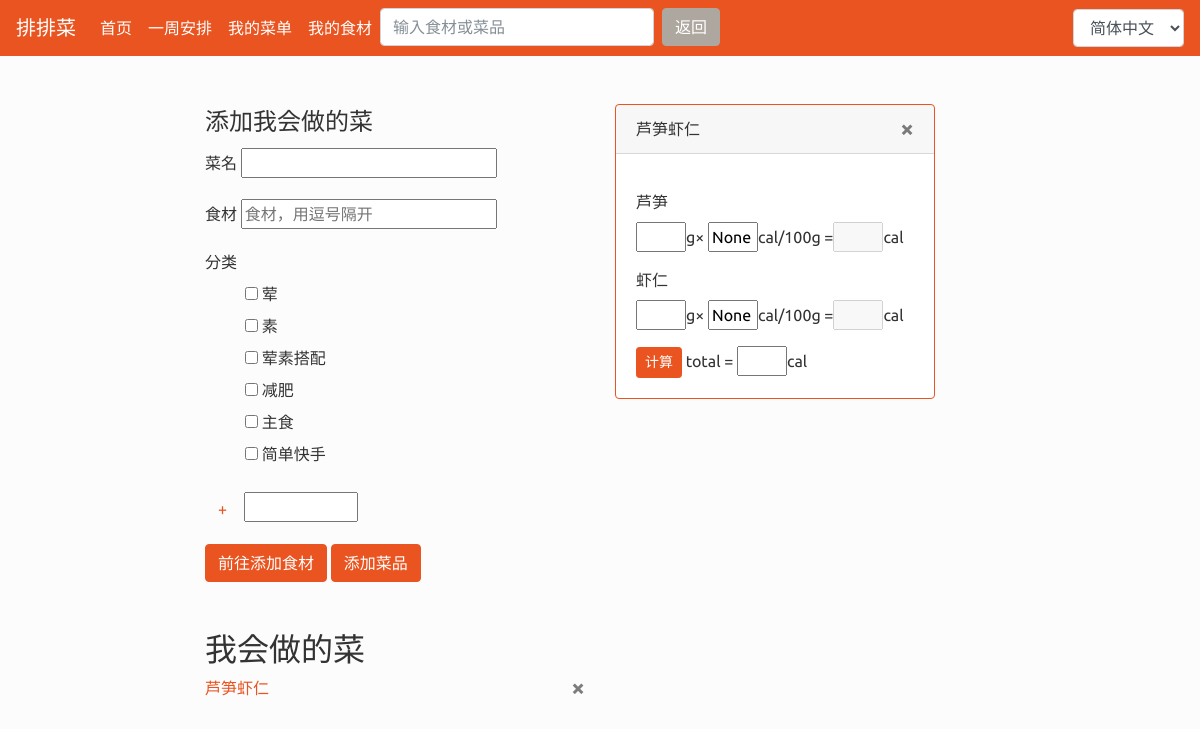
The app's page /detail/芦笋虾仁 (signed in) with its own data.
### AutoGener/models.py (models this page shows, shortened)
class CanDo(models.Model):
    userid = models.IntegerField()
    name = models.CharField(max_length=100)
    type = models.ManyToManyField(DishType)
    ingre = models.ManyToManyField(CanGet, blank=True)

class CanGet(models.Model):
    userid = models.IntegerField()
    name = models.CharField(max_length=10)
    cal = models.PositiveIntegerField(blank=True, null=True)

### AutoGener/views.py (the view)
# urls.py: path('detail/<name>', views.get_dish_detail, name='dish_detail'),
@login_required
def get_dish_detail(request, name, search=False):
    form = DishForm(user=request.user)
    message = ''
    canDolist = CanDo.objects.filter(userid=request.user.id)
    cangetlist = CanGet.objects.filter(userid=request.user.id)
    realted_dish = []
    ingre_list = []
    dish = CanDo()
    try:
        dish = canDolist.get(name=name)
        if dish not in show_dishes:
            show_dishes.append(dish)
        realted_dish = [dish]
        ingre_list = dish.ingre.all()
        for ingre in ingre_list:
            realted_dish += ingre.cando_set.filter(~Q(name=name)).all()
    except ObjectDoesNotExist:
        try:
            ingre = cangetlist.get(name=name)
            realted_dish = ingre.cando_set.all()
        except ObjectDoesNotExist:
            message = "%s不在你的菜单或食材库里" % name
    if not search:
        context = {'canDolist': realted_dish, 'form': form, 'message': message, 'ingre_list': ingre_list, 'dish': dish,
                'show_dishes': show_dishes}
    else:
        context = {'canDolist': realted_dish, 'form': form, 'message': message, 'ingre_list': ingre_list, 'dish': dish,
                   'show_dishes': show_dishes}
    return render(request, 'AutoGener/dishform.html', context)

### AutoGener/forms.py
class DishForm(forms.ModelForm):
    name = forms.CharField(max_length=10)
    def __init__(self, *args, **kwargs):
        self.user = kwargs.pop('user')
        super(DishForm, self).__init__(*args, **kwargs)
        self.fields['type'] = forms.ModelMultipleChoiceField(
                widget=forms.CheckboxSelectMultiple, queryset=DishType.objects.filter(userid=self.user.id))
    class Meta:
        model = CanDo
        fields = ['name', 'type']

### AutoGener/models.py (called while the page is built)
    def __str__(self):
        return self.name

### templates/AutoGener/dishform.html (shortened to what this page needs)
{% extends 'base.html' %}
{% load i18n %}
{% block main %}
<div>
<form action="/dish/" method="post">
  <fieldset>
    <legend>{% trans "添加我会做的菜" %}</legend>
    <div class="form-group">
      <label for="exampleInputPassword1">{% trans "菜名" %}</label>
      {{ form.name }}
    </div>
    <div class="form-group">
      <label for="exampleInputEmail1">{% trans "食材" %}</label>
      <form role="search" method="post" id="searchform" action="">
        <input type="text" name="dish_ingredient" placeholder="食材，用逗号隔开">
      </form>
    </div>
    <div class="form-group" id="type_list">
      <label for="exampleInputPassword1">{% trans "分类" %}</label>
      {{ form.type }}
      <form method="get" action="addtype/">
        <button type="submit" class="btn btn-link">+</button>
        <input type="text" name="new_type" style="width: 30%">
      </form>
    </div>
    <a class="btn btn-primary" target="_blank" href="{% url 'AutoGener:ingredient' %}" >{% trans "前往添加食材" %}</a>
    <button type="submit" class="btn btn-primary">{% trans "添加菜品" %}</button>
  </fieldset>
</form>
</div>
<br>
<br>
<div >
  <h2>{% trans "我会做的菜" %}</h2>
  {% for dish in canDolist %}
    <p> <a href="{% url 'AutoGener:dish_detail' dish.name%}">{{ dish.name }}</a>
    <a class="close" href="{% url 'AutoGener:dish_delete' dish.name %}" >&times;</a>
    </p>
  {% empty %}
    <div><p>{% trans "还没有会做的菜哦" %}</p></div>
  {% endfor %}
    </div>
{% endblock %}
{% block side %}
{% for dish in show_dishes %}
<div class="card border-primary mb-3" style="max-width: 20rem;">
  <div class="card-header">{{ dish.name }}
    <a class="close" href="{% url 'AutoGener:dish_list_remove' dish.name %}" >&times;</a>
  </div>
  <div class="card-body">
    <p class="card-text">
          {% for ingre in dish.ingre.all %}
      <div class="form-group">
          <label>{{ ingre.name }} </label>
            <form action="" method="post">
              <input id="{{ dish.name }}{{ forloop.counter }}_weight"  min="0"  style="width: 18%"/>g&times;
              <input id="{{ dish.name }}{{ forloop.counter }}_data" value="{{ ingre.cal }}" style="width: 18%">cal/100g
              =<input class="{{ dish.name }}_cal_result" id="{{ dish.name }}{{ forloop.counter }}_each" style="width: 18%" disabled=""/>cal
            </form>
      </div>
   {% endfor %}
  <button id="{{ dish.name }}" onClick="reply_click(this.id)" class="btn btn-primary btn-sm">{% trans "计算" %}</button>
  total = <input id="{{ dish.name }}_cal" style="width: 18%" />cal
  </div>
</div>
{% endfor %}
{% endblock%}

### templates/base.html (style rules this page uses)
ul { list-style-type: none; }

### records on screen
CanDo: name "芦笋虾仁"
CanGet: name "芦笋", cal "None"
CanGet: name "虾仁", cal "None"

### other values on screen
form field language "简体中文"
